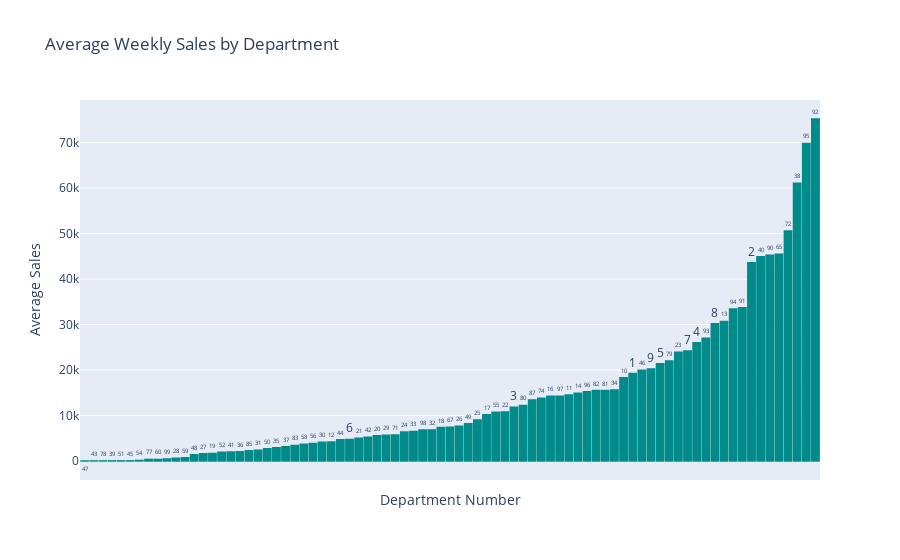

Notebook cell for this chart:
### Code cell
import plotly.graph_objects as go
import plotly.offline as po

# average of weekly sales by department (sorted)
avg_sales_dept = final_merged_df.groupby("dept")["weekly_sales"].mean().sort_values()

fig = go.Figure()

fig.add_trace(go.Bar(y=avg_sales_dept.values,
                    text=avg_sales_dept.index,
                     textposition='outside')
             )


fig.update_traces(marker_color='darkcyan',
                  marker_line_color='darkcyan',
                  marker_line_width=1.5,
                 )

fig.update_layout(title_text='Average Weekly Sales by Department',
                  xaxis_title_text="Department Number",   # xaxis label
                  xaxis_showticklabels=False,
                  yaxis_title_text="Average Sales") # yaxis label)


fig.show()

### Figure 1 — Plotly figure (JSON) as saved in the notebook; plotly's stock layout.template omitted (floating-point values rounded to 4 significant figures)
{"data": [{"marker": {"color": "darkcyan", "line": {"color": "darkcyan", "width": 1.5}}, "text": [47, 43, 78, 39, 51, 45, 54, 77, 60, 99, 28, 59, 48, 27, 19, 52, 41, 36, 85, 31, 50, 35, 37, 83, 58, 56, 30, 12, 44, 6, 21, 42, 20, 29, 71, 24, 33, 98, 32, 18, 67, 26, 49, 25, 17, 55, 22, 3, 80, 87, 74, 16, 97, 11, 14, 96, 82, 81, 34, 10, 1, 46, 9, 5, 79, 23, 7, 4, 93, 8, 13, 94, 91, 2, 40, 90, 65, 72, 38, 95, 92], "textposition": "outside", "type": "bar", "y": [-7.683, 1.193, 7.297, 11.12, 21.93, 23.21, 108.3, 329.0, 347.4, 415.5, 618.1, 694.5, 1345.0, 1583.0, 1655.0, 1928.0, 1966.0, 2023.0, 2264.0, 2339.0, 2659.0, 2921.0, 3111.0, 3383.0, 3703.0, 3834.0, 4118.0, 4175.0, 4652.0, 4748.0, 4983.0, 5190.0, 5529.0, 5654.0, 5723.0, 6354.0, 6472.0, 6825.0, 6833.0, 7337.0, 7441.0, 7649.0, 8160.0, 8988.0, 10190.0, 10720.0, 10770.0, 11790.0, 12180.0, 13420.0, 13810.0, 14250.0, 14260.0, 14510.0, 14870.0, 15210.0, 15470.0, 15470.0, 15630.0, 18320.0, 19210.0, 19940.0, 20210.0, 21370.0, 21970.0, 23930.0, 24160.0, 25970.0, 27010.0, 30190.0, 30660.0, 33410.0, 33690.0, 43610.0, 44900.0, 45230.0, 45440.0, 50570.0, 61090.0, 69820.0, 75200.0]}], "layout": {"title": {"text": "Average Weekly Sales by Department"}, "xaxis": {"showticklabels": false, "title": {"text": "Department Number"}}, "yaxis": {"title": {"text": "Average Sales"}}}}
